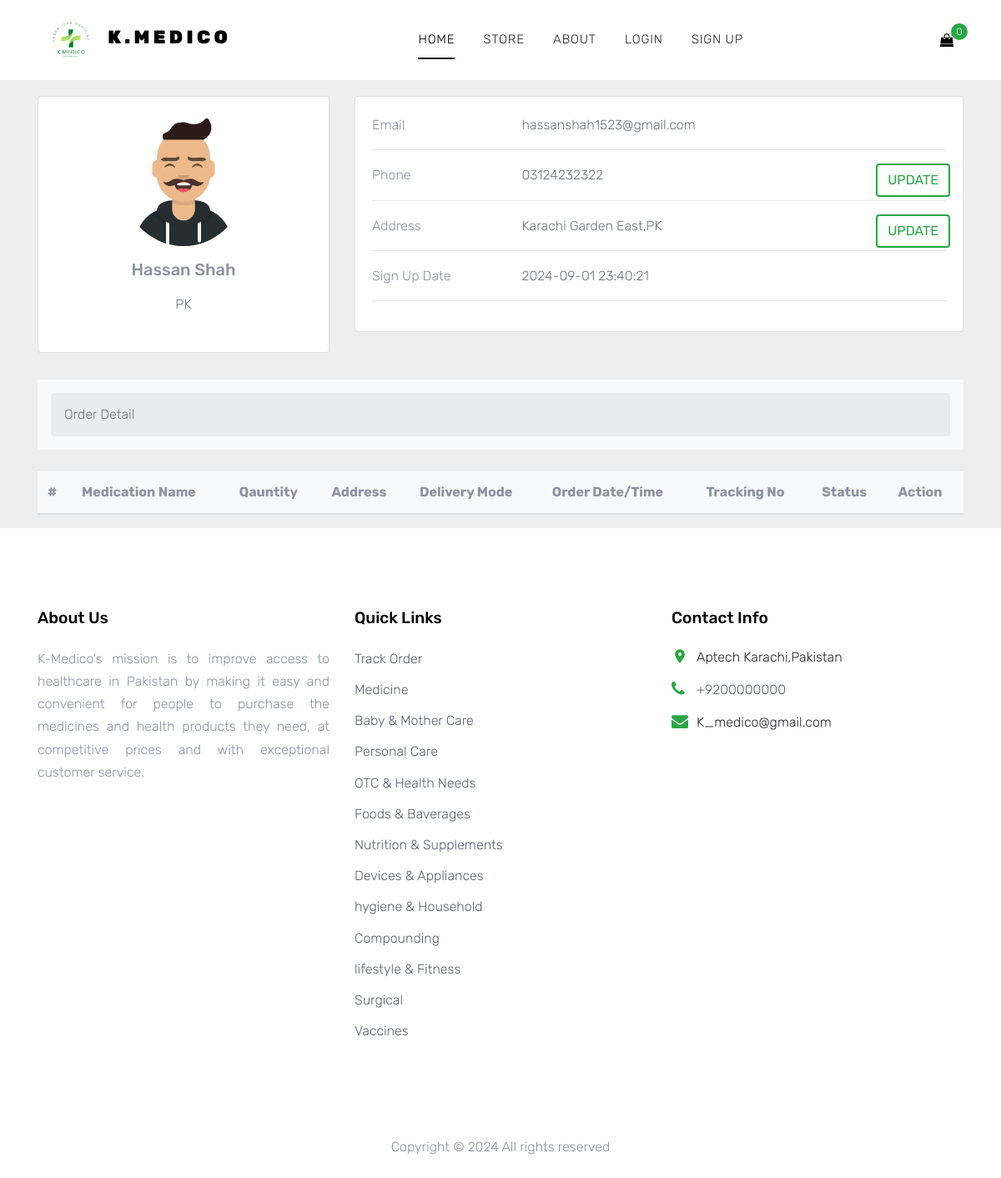
The app's page /profile.php with its own data.
### tables this page shows
CREATE TABLE `register` (
  `id` int(11) NOT NULL,
  `name` varchar(255) NOT NULL,
  `email` varchar(255) NOT NULL,
  `password` varchar(255) NOT NULL,
  `role` int(11) NOT NULL,
  `date` timestamp NOT NULL DEFAULT current_timestamp() ON UPDATE current_timestamp(),
  `address` varchar(255) DEFAULT NULL,
  `phone_no` varchar(255) DEFAULT NULL,
  `country` varchar(255) DEFAULT NULL
);

CREATE TABLE `category` (
  `id` int(11) NOT NULL,
  `category_name` varchar(255) NOT NULL,
  `category_image` varchar(255) NOT NULL
);

### profile.php (the view, shortened to what this page needs)
<?php
include "doctype.php";
?>
<body>
  <div class="site-wrap">
    <?php
    include "header.php";
    ?>
    <section style="background-color: #eee;">
      <div class="container py-2">
        <div class="row">
          <div class="col">
            <nav aria-label="breadcrumb" class="bg-light rounded-3 p-3 mb-4">
              <ol class="breadcrumb mb-0">
                <li class="breadcrumb-item"><a href="index.php">Home</a></li>
                <li class="breadcrumb-item active" aria-current="page">User Profile</li>
              </ol>
            </nav>
          </div>
        </div>
        <?php
        include "config.php";
        $user_id = $_SESSION['id'];
        $query = "SELECT register.id,register.name,register.email,register.password,register.date AS register_date,register.address,register.phone_no,register.country,orders.id AS order_id,orders.u_name,orders.u_country,orders.u_address,orders.u_phone,orders.delivery_status,orders.p_id,orders.p_name,
orders.generic_name,orders.p_quantity,orders.p_price,orders.p_prescription,orders.order_status,tracking_no,orders.date AS order_date FROM
register LEFT JOIN orders ON register.id = orders.u_id WHERE register.id='$user_id';";
        $userData = mysqli_query($db, $query);
        $data = mysqli_fetch_assoc($userData)
          ?>
        <div class="row">
          <div class="col-lg-4">
            <div class="card mb-4">
              <div class="card-body text-center">
                <img src="images/ava3.webp" alt="avatar" class="rounded-circle img-fluid" style="width: 150px;">
                <h5 class="my-3"><?php echo $data['name'] ?></h5>
                <p class="text-muted mb-4"><?php echo $data['country'] ?></p>
              </div>
            </div>
          </div>
          <div class="col-lg-8">
            <div class="card mb-4">
              <div class="card-body">
                <div class="row">
                  <div class="col-sm-3">
                    <p class="mb-0">Email</p>
                  </div>
                  <div class="col-sm-9">
                    <p class="text-muted mb-0"><?php echo $data['email'] ?></p>
                  </div>
                </div>
                <hr>
                <div class="row">
                  <div class="col-sm-3">
                    <p class="mb-0">Phone</p>
                  </div>
                  <div class="col-sm-9 d-flex position-relative">
                    <p class="text-muted mb-0"><?php echo $data['phone_no'] ?></p>
                    <button type="button" class="btn btn-outline-success text-center"
                      style="position:absolute;right:10px;" data-toggle="modal"
                      data-target="#phonenumberupdate">Update</button>
                  </div>
                </div>
                <hr>
                <div class="row">
                  <div class="col-sm-3">
                    <p class="mb-0">Address</p>
                  </div>
                  <div class="col-sm-9 d-flex position-relative">
                    <p class="text-muted mb-0"><?php echo $data['address'] ?>,<?php echo $data['country'] ?></p>
                    <button class="btn btn-outline-success text-center" style="position:absolute;right:10px;"
                      data-toggle="modal" data-target="#updateaddress">Update</button>
                  </div>
                </div>
                <hr>
                <div class="row">
                  <div class="col-sm-3">
                    <p class="mb-0">Sign Up Date</p>
                  </div>
                  <div class="col-sm-9">
                    <p class="text-muted mb-0"><?php echo $data['register_date'] ?></p>
                  </div>
                </div>
                <hr>
              </div>
            </div>
          </div>
        </div>
      </div>
      <div class="container">
        <div class="row">
          <div class="col">
            <nav aria-label="breadcrumb" class="bg-light rounded-3 p-3 mb-4">
              <ol class="breadcrumb mb-0">
                <li class="breadcrumb-item active" aria-current="page">Order Detail</li>
              </ol>
            </nav>
          </div>
        </div>
      </div>
      <div class="container">
        <div class="row">
          <div class="col">
            <table class="table table-hover bg-light">
              <thead>
                <tr>
                  <th scope="col">#</th>
                  <th scope="col">Medication Name</th>
                  <th scope="col">Qauntity</th>
                  <th scope="col">Address</th>
                  <th scope="col">Delivery Mode</th>
                  <th scope="col">Order Date/Time</th>
                  <th scope="col">Tracking No</th>
                  <th scope="col">Status</th>
                  <th scope="col">Action</th>
                </tr>
              </thead>
            </table>
          </div>
        </div>
      </div>
    </section>
    <?php
    include 'footer.php';
    ?>
  </div>
</body>
</html>

### footer.php (shortened to what this page needs)
<footer class="site-footer">
  <div class="container">
    <div class="row">
      <div class=" col-lg-4 col-md-4 mb-4 mb-lg-0">
        <div class="block-7">
          <h3 class="footer-heading mb-4">About Us</h3>
          <p class="text-justify">K-Medico's mission is to improve access to healthcare in Pakistan by making it easy
            and convenient for people to purchase the medicines and health products they need, at competitive prices and
            with exceptional customer service.</p>
        </div>
      </div>
      <div class="col-lg-4 col-md-4 mx-auto mb-5 mb-lg-0">
        <h3 class="footer-heading mb-4">Quick Links</h3>
        <ul class="list-unstyled">
          <li><a href="track_order.php">Track Order</a></li>
          <?php
          include "config.php";
          $fetchAllMedicine = mysqli_query($db, "SELECT * FROM category");
          foreach ($fetchAllMedicine as $data) {
            ?>
            <li><a
                href="categoryWiseProduct.php?category=<?php echo $data['category_name']; ?>"><?php echo $data['category_name'] ?></a>
            </li>
            <?php
          }
          ?>
        </ul>
      </div>
      <div class="col-lg-4 col-md-4 ">
        <div class="block-5 mb-5">
          <h3 class="footer-heading mb-4">Contact Info</h3>
          <ul class="list-unstyled">
            <li class="address">Aptech Karachi,Pakistan</li>
            <li class="phone"><a href="tel://+9200000000">+9200000000</a></li>
            <li class="email">K_medico@gmail.com</li>
          </ul>
        </div>
      </div>
    </div>
    <div class="row pt-5 mt-5 text-center">
      <div class="col-md-12">
        <p>
          Copyright &copy;
          <script>document.write(new Date().getFullYear());</script> All rights reserved
        </p>
      </div>
    </div>
  </div>
</footer>

### css/style.css (style rules this page uses)
body { line-height: 1.7; color: #8c92a0; font-weight: 300; font-size: 16px; }
a { -webkit-transition: 0.3s all ease; -o-transition: 0.3s all ease; transition: 0.3s all ease; }
.site-wrap:before { -webkit-transition: 0.3s all ease-in-out; -o-transition: 0.3s all ease-in-out; transition: 0.3s all ease-in-out; background: rgba(0, 0, 0, 0.6); content: ""; position: absolute; z-index: 2000; top: 0; left: 0; right: 0; bottom: 0; opacity: 0; visibility: hidden; }
.btn { -webkit-transition: 0.3s all ease-in-out; -o-transition: 0.3s all ease-in-out; transition: 0.3s all ease-in-out; text-transform: uppercase; border-width: 2px; }
.site-footer { padding: 6em 0; }
.site-footer ul li { margin-bottom: 10px; }
.site-footer ul li a { color: #5c626e; }
.site-footer .footer-heading { font-size: 1.2rem; color: #000; margin-bottom: 1rem; }
.block-5 ul, .block-5 ul li { list-style: none; padding: 0; margin: 0; line-height: 1.5; }
.block-5 ul li { padding-left: 30px; position: relative; margin-bottom: 15px; color: #25262a; }
.block-5 ul li:before { top: 0; font-family: "icomoon"; content: ""; position: absolute; left: 0; font-size: 20px; line-height: 1; color: #28a745; }
.block-5 ul li.address:before { content: "\e8b4"; }
.block-5 ul li.email:before { content: "\f0e0"; }
.block-5 ul li.phone:before { content: "\f095"; }

### records on screen
register: name "Hassan Shah", country "PK", email "hassanshah1523@gmail.com", phone_no "03124232322", address "Karachi Garden East", date "2024-09-01 23:40:21"
category: category_name "Medicine"
category: category_name "Baby & Mother Care"
category: category_name "Personal Care"
category: category_name "OTC & Health Needs"
category: category_name "Foods & Baverages"
category: category_name "Nutrition & Supplements"
category: category_name "Devices & Appliances"
category: category_name "hygiene & Household"
category: category_name "Compounding"
category: category_name "lifestyle & Fitness"
category: category_name "Surgical"
category: category_name "Vaccines"

### other values on screen
$count "0"
